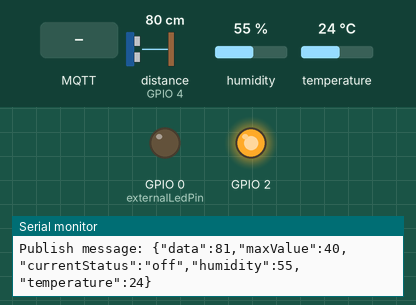
Bench run of a sketch on a simulated ESP8266 (NodeMCU). Parts: output pins drawn as LEDs (lit = HIGH, except the on-board LED, lit = LOW), the last lines printed to the serial monitor. The inputs (shaded band) are chosen by the test bench; at power-on: distance to the obstacle (sensor on GPIO 4) 80 cm, humidity 55 %, temperature 24 °C. The echo pulse lasts 58.3 µs per cm; WiFi joins after 1.5 s; servers stay silent unless stated; random numbers use the default seed unless the sketch sets one; no MQTT or app messages arrive unless stated; pins used as bus, display or sensor lines are not drawn.

Above: at 2.7 s.
2.8 s: MQTT message "0" arrives on the first subscribed topic
At 4.0 s:
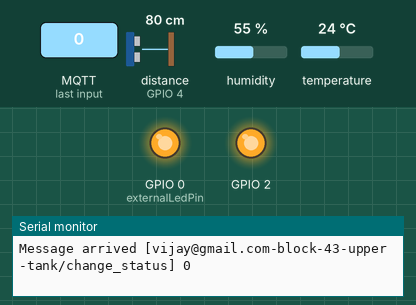
4.3 s: MQTT message "on" arrives on the first subscribed topic
5.8 s: MQTT message "off" arrives on the first subscribed topic
Timing chart, 0 to 8.8 s (numbered marks = the images above; inputs shaded):
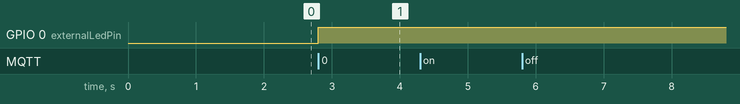

Measured:
- after the input at 2.8 s, GPIO 0 (externalLedPin): LOW → HIGH at once

The sketch:

mqtt_onoffled.ino
```cpp
#include <ESP8266WiFi.h>
#include <PubSubClient.h>
#include <NewPing.h> // Include the NewPing library for the ultrasonic sensor
#include <ArduinoJson.h>
#include <DHT.h>     // Include the DHT library for the DHT11 sensor

// const char *ssid = "www.dolphinlabs.in";
// const char *password = "123456789";

const char *ssid = "DIGISOL";
const char *password = "qas1725utl1";

const char *mqtt_server = "3.111.108.14";
const char *sensorName = "vijay@gmail.com-block-43-upper-tank";
const int externalLedPin = 0; // GPIO0 (D3) - LED pin connected to NodeMCU
const int TRIGGER_PIN = 5;    // GPIO5 (D1) - Trigger pin of HC-SR04 connected to NodeMCU
const int ECHO_PIN = 4;       // GPIO4 (D2) - Echo pin of HC-SR04 connected to NodeMCU
const int MAX_DISTANCE = 200; // Maximum distance to measure in centimeters

const int DHTPIN = 2;  // GPIO2 (D4) - Data pin of DHT11 sensor
const int DHTTYPE = DHT11; // Type of the DHT sensor

WiFiClient espClient;

PubSubClient client(espClient);
unsigned long lastMsg = 0;
#define MSG_BUFFER_SIZE (50)
char msg[MSG_BUFFER_SIZE];
int value = 0;

NewPing sonar(TRIGGER_PIN, ECHO_PIN, MAX_DISTANCE);
DHT dht(DHTPIN, DHTTYPE);

void setup_wifi() {
  delay(10);
  Serial.println();
  Serial.print("Connecting to ");
  Serial.println(ssid);

  WiFi.mode(WIFI_STA);
  WiFi.begin(ssid, password);

  while (WiFi.status() != WL_CONNECTED) {
    delay(500);
    Serial.print(".");
  }

  randomSeed(micros());

  Serial.println("");
  Serial.println("WiFi connected");
  Serial.println("IP address: ");
  Serial.println(WiFi.localIP());
}

void callback(char *topic, byte *payload, unsigned int length) {
  Serial.print("Message arrived [");
  Serial.print(topic);
  Serial.print("] ");
  for (int i = 0; i < length; i++) {
    Serial.print((char)payload[i]);
  }
  Serial.println();

  // Switch on the LED if an '1' was received as the first character
  if ((char)payload[0] == '1') {
    digitalWrite(BUILTIN_LED, LOW);
    digitalWrite(externalLedPin, LOW);
  } else {
    digitalWrite(BUILTIN_LED, HIGH);
    digitalWrite(externalLedPin, HIGH);
  }
}

void reconnect() {
  while (!client.connected()) {
    Serial.print("Attempting MQTT connection...");
    String clientId = "ESP8266Client-";
    clientId += String(random(0xffff), HEX);

    if (client.connect(clientId.c_str(), "root", "manager")) {
      Serial.println("connected");
      char topicSubscribe[150]; // Adjust the buffer size as needed
      strcpy(topicSubscribe, sensorName );
      strcat(topicSubscribe, "/change_status");

      client.subscribe(topicSubscribe);
    } else {
      Serial.print("failed, rc=");
      Serial.print(client.state());
      Serial.println(" try again in 5 seconds");
      delay(5000);
    }
  }
}

void setup() {
  pinMode(BUILTIN_LED, OUTPUT);
  pinMode(externalLedPin, OUTPUT);
  Serial.begin(115200);
  setup_wifi();
  client.setServer(mqtt_server, 8883);
  client.setCallback(callback);
  dht.begin();
}

void loop() {
  if (!client.connected()) {
    reconnect();
  }
  client.loop();

  unsigned long now = millis();
  if (now - lastMsg > 2000) {
    lastMsg = now;
    int distance = sonar.ping_cm();
    // Read DHT11 sensor data
    float humidity = dht.readHumidity();
    float temperature = dht.readTemperature();

       // Create the JSON payload
    String jsonPayload = createJsonPayload(distance, 40, humidity, temperature);

    Serial.print("Publish message: ");
    Serial.println(jsonPayload);
    char topicPublish[150]; // Adjust the buffer size as needed
    strcpy(topicPublish, "sensor_data/");
    strcat(topicPublish, sensorName);

    client.publish(topicPublish, jsonPayload.c_str());
  }
}

String createJsonPayload(int distance, int maxValue, float humidity, float temperature) {
  StaticJsonDocument<200> jsonDoc;

  jsonDoc["data"] = distance;
  jsonDoc["maxValue"] = maxValue;
  jsonDoc["currentStatus"] = (digitalRead(externalLedPin) == LOW) ? "off" : "on"; // Check the state of externalLedPin
  jsonDoc["humidity"] = humidity;
  jsonDoc["temperature"] = temperature;
  String payload;
  serializeJson(jsonDoc, payload);

  return payload;
}
```
